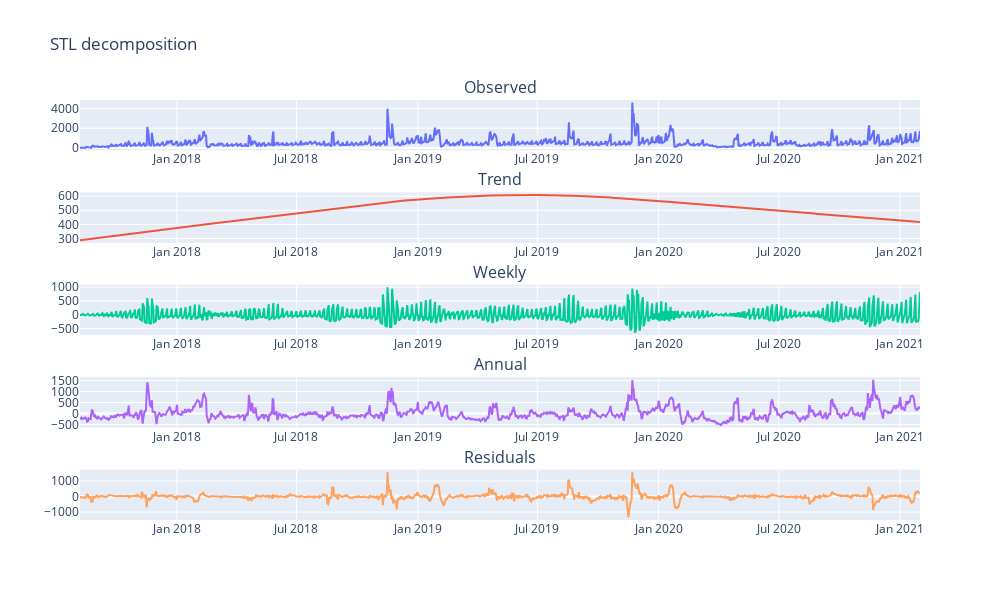

Notebook cell for this chart:
### Code cell
from plotly.subplots import make_subplots
import plotly.graph_objects as go

fig = make_subplots(rows=5, cols=1, subplot_titles=['Observed','Trend','Weekly','Annual','Residuals'])
fig.add_trace(
    go.Scatter(x=ts_company.index, y=ts_company),
    row=1, col=1
)
fig.add_trace(
    go.Scatter(x=stl_365.trend.index, y=stl_365.trend),
    row=2, col=1
)
fig.add_trace(
    go.Scatter(x=stl_7.seasonal.index, y=stl_7.seasonal),
    row=3, col=1
)
fig.add_trace(
    go.Scatter(x=stl_365.seasonal.index, y=stl_365.seasonal),
    row=4, col=1
)
fig.add_trace(
    go.Scatter(x=stl_365.resid.index, y=stl_365.resid),
    row=5, col=1
)
fig.update_layout(height=600, width=1000, title_text="STL decomposition", showlegend=False)
fig.show()

### Figure 1 — Plotly figure (JSON) as saved in the notebook; plotly's stock layout.template omitted (floating-point values rounded to 4 significant figures; data arrays with more than 128 entries replaced by an {"elided": "..."} marker saying what was removed)
{"data": [{"type": "scatter", "x": {"elided": "1274 str values"}, "xaxis": "x", "y": {"elided": "1274 float values"}, "yaxis": "y"}, {"type": "scatter", "x": {"elided": "1274 str values"}, "xaxis": "x2", "y": {"elided": "1274 float values"}, "yaxis": "y2"}, {"type": "scatter", "x": {"elided": "1274 str values"}, "xaxis": "x3", "y": {"elided": "1274 float values"}, "yaxis": "y3"}, {"type": "scatter", "x": {"elided": "1274 str values"}, "xaxis": "x4", "y": {"elided": "1274 float values"}, "yaxis": "y4"}, {"type": "scatter", "x": {"elided": "1274 str values"}, "xaxis": "x5", "y": {"elided": "1274 float values"}, "yaxis": "y5"}], "layout": {"annotations": [{"font": {"size": 16}, "showarrow": false, "text": "Observed", "x": 0.5, "xanchor": "center", "xref": "paper", "y": 1, "yanchor": "bottom", "yref": "paper"}, {"font": {"size": 16}, "showarrow": false, "text": "Trend", "x": 0.5, "xanchor": "center", "xref": "paper", "y": 0.78, "yanchor": "bottom", "yref": "paper"}, {"font": {"size": 16}, "showarrow": false, "text": "Weekly", "x": 0.5, "xanchor": "center", "xref": "paper", "y": 0.56, "yanchor": "bottom", "yref": "paper"}, {"font": {"size": 16}, "showarrow": false, "text": "Annual", "x": 0.5, "xanchor": "center", "xref": "paper", "y": 0.34, "yanchor": "bottom", "yref": "paper"}, {"font": {"size": 16}, "showarrow": false, "text": "Residuals", "x": 0.5, "xanchor": "center", "xref": "paper", "y": 0.12, "yanchor": "bottom", "yref": "paper"}], "height": 600, "showlegend": false, "title": {"text": "STL decomposition"}, "width": 1000, "xaxis": {"anchor": "y", "domain": [0, 1]}, "xaxis2": {"anchor": "y2", "domain": [0, 1]}, "xaxis3": {"anchor": "y3", "domain": [0, 1]}, "xaxis4": {"anchor": "y4", "domain": [0, 1]}, "xaxis5": {"anchor": "y5", "domain": [0, 1]}, "yaxis": {"anchor": "x", "domain": [0.88, 1]}, "yaxis2": {"anchor": "x2", "domain": [0.66, 0.78]}, "yaxis3": {"anchor": "x3", "domain": [0.44, 0.56]}, "yaxis4": {"anchor": "x4", "domain": [0.22, 0.34]}, "yaxis5": {"anchor": "x5", "domain": [0, 0.12]}}}
